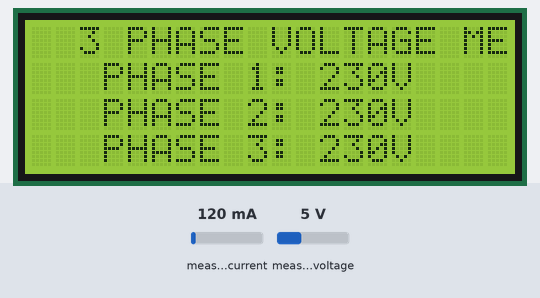
Recording of a sketch running on a simulated Arduino Uno, built with avr-gcc and run on an emulated ATmega328P. Parts: 20×4 character LCD. The inputs (shaded band) are chosen by the test bench; at power-on: measured voltage 5 V, measured current 120 mA.

Above: at 1.2 s.
1.3 s: measured voltage set to 0.3 V
At 2.9 s:
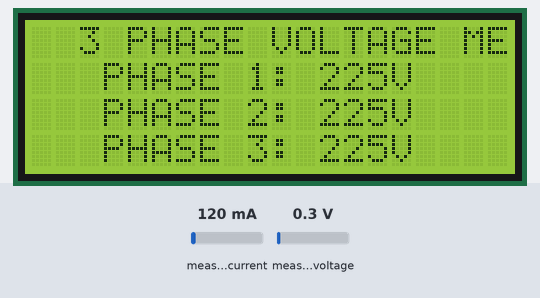
3.2 s: measured voltage set to 3.8 V
At 4.7 s:
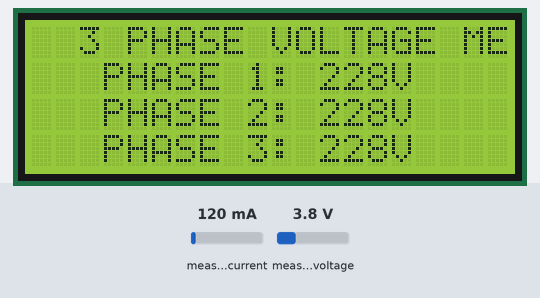
5.0 s: measured voltage set to 7.5 V
At 6.4 s:
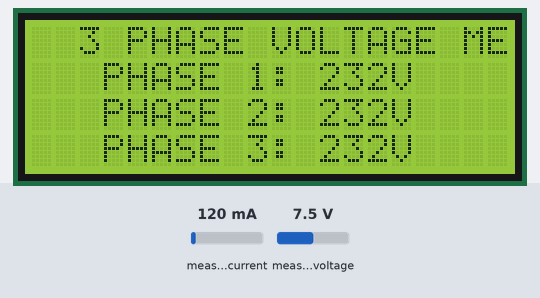
Timing chart, 0 to 8.0 s (numbered marks = the images above; inputs shaded):
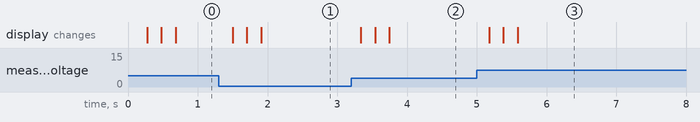

The sketch:

Arduino_code.ino
```cpp
// include the library code:
#include <LiquidCrystal.h> //library for LCD

// initialize the library with the numbers of the interface pins
LiquidCrystal lcd(13, 12, 11, 10, 9, 8);

#include "EmonLib.h"   // Include Emon Library
EnergyMonitor emon1;   // Create an instance
EnergyMonitor emon2;   // Create an instance
EnergyMonitor emon3;   // Create an instance

void setup()
{
  emon1.voltage(A0,187, 1.7); // Voltage: input pin, calibration, phase_shift
  emon2.voltage(A1,187, 1.7); // Voltage: input pin, calibration, phase_shift
  emon3.voltage(A2,187, 1.7); // Voltage: input pin, calibration, phase_shift

  lcd.begin(20, 4); // set up the LCD's number of columns and rows:
  lcd.setCursor(0,0);
  lcd.print("  3 PHASE VOLTAGE MEASUREMENT ");
  lcd.setCursor(0,1);
  lcd.print("   PHASE 1: ");
  lcd.setCursor(0,2);
  lcd.print("   PHASE 2: ");
  lcd.setCursor(0,3);
  lcd.print("   PHASE 3: ");
}

void loop()
{
  //************ Measure Phase 1 Voltage ********************
  emon1.calcVI(20,2000); // Calculate all. No.of half wavelengths (crossings), time-out
  int Voltage1   = emon1.Vrms;  //extract Vrms into Variable

  lcd.setCursor(0,1);
  lcd.print("   PHASE 1: ");
  lcd.print(Voltage1);
  lcd.print("V   ");

  //************ Measure Phase 2 Voltage ********************
  emon2.calcVI(20,2000); // Calculate all. No.of half wavelengths (crossings), time-out
  int Voltage2   = emon2.Vrms;  //extract Vrms into Variable

  lcd.setCursor(0,2);
  lcd.print("   PHASE 2: ");
  lcd.print(Voltage2);
  lcd.print("V   ");

  //************ Measure Phase 3 Voltage ********************
  emon3.calcVI(20,2000); // Calculate all. No.of half wavelengths (crossings), time-out
  int Voltage3   = emon3.Vrms;  //extract Vrms into Variable

  lcd.setCursor(0,3);
  lcd.print("   PHASE 3: ");
  lcd.print(Voltage3);
  lcd.print("V   ");
}
```

Measured:
- after the input at 1.3 s, the display: first changes after 0.20 s (image 1 shows a later state)
- after the input at 3.2 s, the display: first changes after 0.14 s (image 2 shows a later state)
- after the input at 5.0 s, the display: first changes after 0.18 s (image 3 shows a later state)
